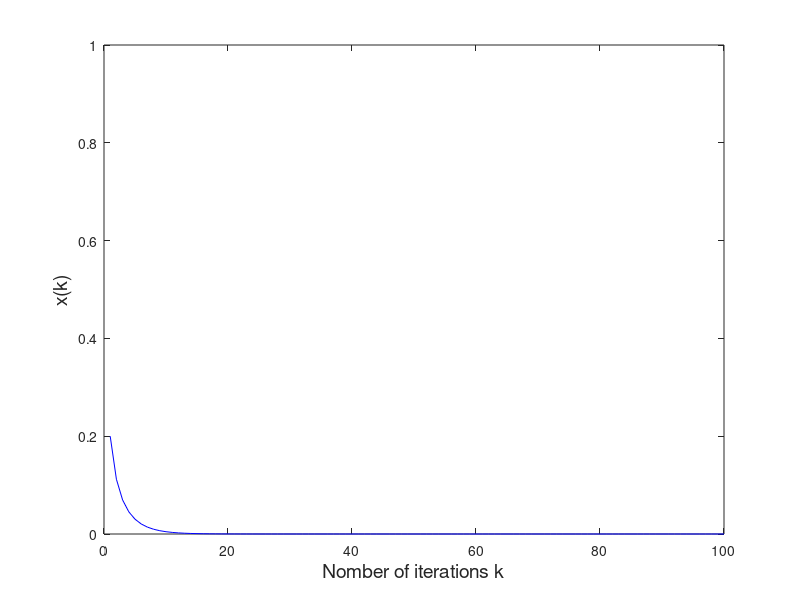
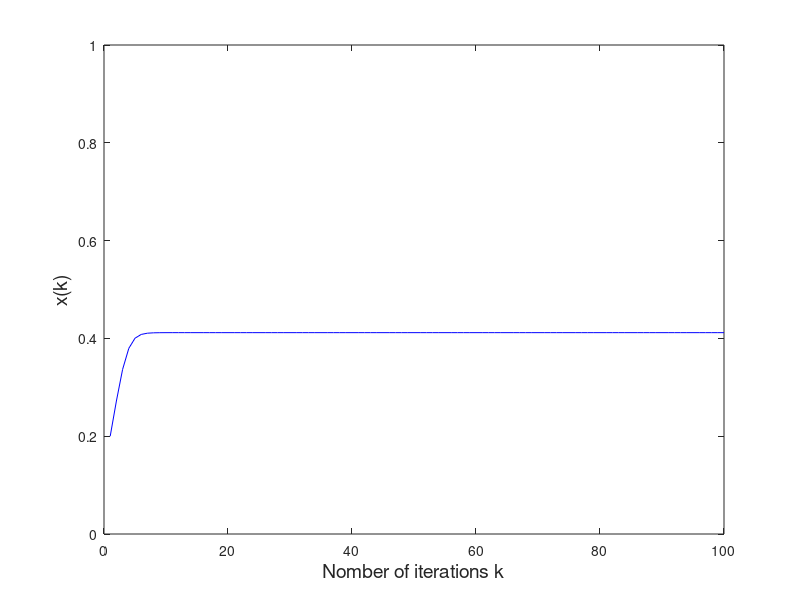
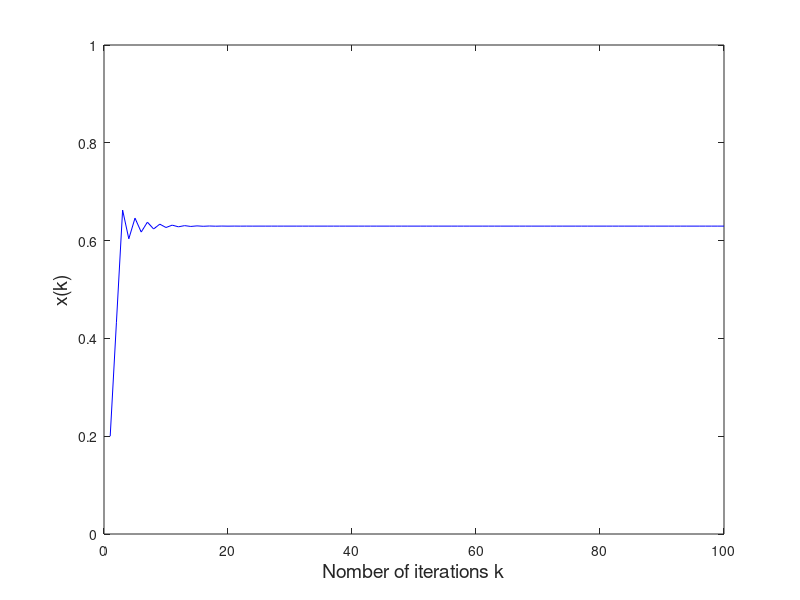
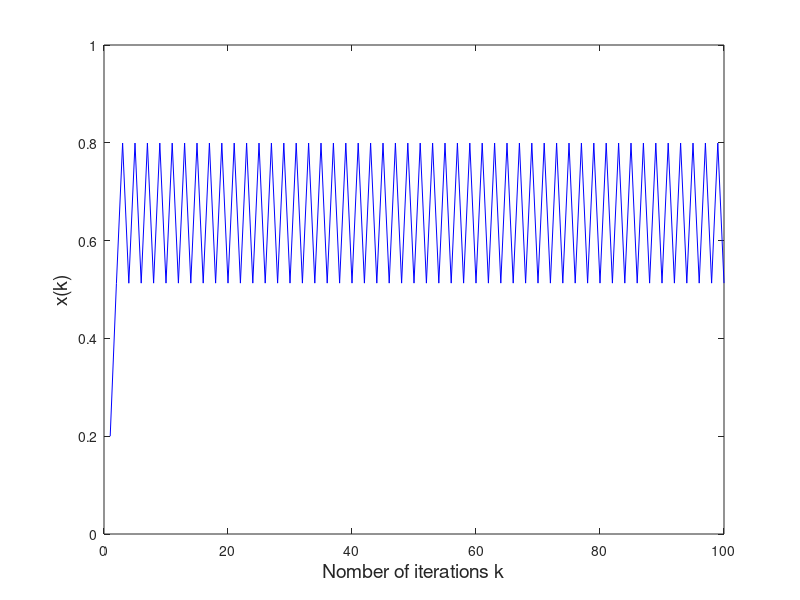

These charts were generated, in order, by the following MATLAB code:
clear all;
close all;
clc;

% (i)
a = 0.7;
x(1) = 0.2;
N = 100;

for k = 2 : N
    x(k) = a * (1 - x(k - 1)) * x(k - 1);
end

k = 1 : N;
figure(1);
plot(k, x, 'b');
axis([0, N, 0, 1]);
xlabel('Nomber of iterations k', 'FontSize', 14);
ylabel('x(k)', 'FontSize', 14);

% (ii)
a = 1.7;
x(1) = 0.2;
N = 100;

for k = 2 : N
    x(k) = a * (1 - x(k - 1)) * x(k - 1);
end

k = 1 : N;
figure(2);
plot(k, x, 'b');
axis([0, N, 0, 1]);
xlabel('Nomber of iterations k', 'FontSize', 14);
ylabel('x(k)', 'FontSize', 14);

% (iii)
a = 2.7;
x(1) = 0.2;
N = 100;

for k = 2 : N
    x(k) = a * (1 - x(k - 1)) * x(k - 1);
end

k = 1 : N;
figure(3);
plot(k, x, 'b');
axis([0, N, 0, 1]);
xlabel('Nomber of iterations k', 'FontSize', 14);
ylabel('x(k)', 'FontSize', 14);

% (iv)
a = 3.2;
x(1) = 0.2;
N = 100;

for k = 2 : N
    x(k) = a * (1 - x(k - 1)) * x(k - 1);
end

k = 1 : N;
figure(4);
plot(k, x, 'b');
axis([0, N, 0, 1]);
xlabel('Nomber of iterations k', 'FontSize', 14);
ylabel('x(k)', 'FontSize', 14);

% (v)
a = 3.57;
x(1) = 0.2;
N = 100;

for k = 2 : N
    x(k) = a * (1 - x(k - 1)) * x(k - 1);
end

k = 1 : N;
figure(5);
plot(k, x, 'b');
axis([0, N, 0, 1]);
xlabel('Nomber of iterations k', 'FontSize', 14);
ylabel('x(k)', 'FontSize', 14);

% (vi)
a = 3.6;
x(1) = 0.2;
N = 100;

for k = 2 : N
    x(k) = a * (1 - x(k - 1)) * x(k - 1);
end

k = 1 : N;
figure(6);
plot(k, x, 'b');
axis([0, N, 0, 1]);
xlabel('Nomber of iterations k', 'FontSize', 14);
ylabel('x(k)', 'FontSize', 14);